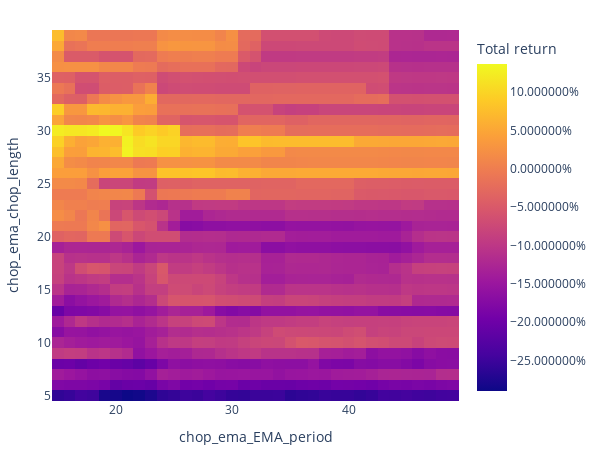

This figure's notebook cell:
### Code cell
fig = pf.total_return().vbt.heatmap(
    x_level='chop_ema_EMA_period', y_level='chop_ema_chop_length', symmetric=False,
    trace_kwargs=dict(colorbar=dict(title='Total return', tickformat='%')))
fig.show()

### Figure 1 — Plotly figure (JSON) as saved in the notebook; plotly's stock layout.template omitted (floating-point values rounded to 4 significant figures; data arrays with more than 128 entries replaced by an {"elided": "..."} marker saying what was removed)
{"data": [{"colorbar": {"tickformat": "%", "title": {"text": "Total return"}}, "colorscale": [[0, "#0d0887"], [0.1111, "#46039f"], [0.2222, "#7201a8"], [0.3333, "#9c179e"], [0.4444, "#bd3786"], [0.5556, "#d8576b"], [0.6667, "#ed7953"], [0.7778, "#fb9f3a"], [0.8889, "#fdca26"], [1, "#f0f921"]], "hoverongaps": false, "hovertemplate": "chop_ema_EMA_period: %{x}<br>chop_ema_chop_length: %{y}<br>value: %{z}<extra></extra>", "type": "heatmap", "uid": "82abbc53-3fe9-477e-855e-c5e5702351d1", "x": [15, 16, 17, 18, 19, 20, 21, 22, 23, 24, 25, 26, 27, 28, 29, 30, 31, 32, 33, 34, 35, 36, 37, 38, 39, 40, 41, 42, 43, 44, 45, 46, 47, 48, 49], "y": [5, 6, 7, 8, 9, 10, 11, 12, 13, 14, 15, 16, 17, 18, 19, 20, 21, 22, 23, 24, 25, 26, 27, 28, 29, 30, 31, 32, 33, 34, 35, 36, 37, 38, 39], "z": {"elided": "35x35 float values"}}], "layout": {"height": 455, "legend": {"orientation": "h", "traceorder": "normal", "x": 1, "xanchor": "right", "y": 1.02, "yanchor": "bottom"}, "margin": {"b": 30, "l": 30, "r": 30, "t": 30}, "width": 605, "xaxis": {"title": {"text": "chop_ema_EMA_period"}}, "yaxis": {"title": {"text": "chop_ema_chop_length"}}}}
